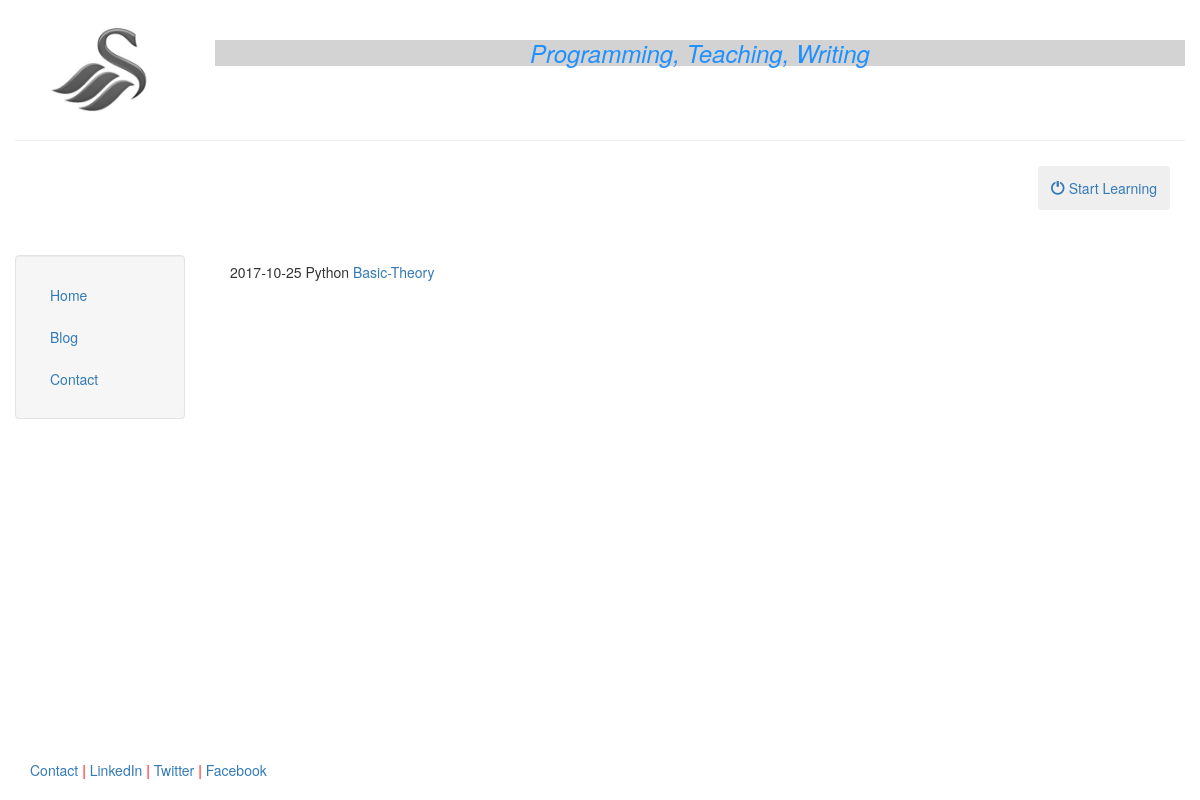
/learnit/python/, run on the app's committed database.
### learnit/models.py (models this page shows, shortened)
class Subs(models.Model):
    tech=models.CharField(max_length = 30)
    title = models.CharField(max_length = 140)
    body = models.TextField()
    date = models.DateTimeField()

### learnit/templates/learnit/learn.html
{% extends "sulom/header.html" %}
{% block content %}
	{% for post in object_list %}
		<h5>{{ post.date|date:"Y-m-d" }}   {{post.tech}}<a href="/learnit/{{post.id}}">    {{ post.title }}</a></h5>
	{% endfor %}
{% endblock %}

### sulom/templates/sulom/header.html (shortened to what this page needs)
<!DOCTYPE html>
<html lang="en">
<head>
	{% load staticfiles %}
	<link rel="stylesheet" href="{% static 'sulom/css/bootstrap.min.css' %}" type = "text/css"/>
</head>
<body style="background: url(http://pipeline-opportunities.com/wp-content/uploads/2014/06/wallpapers-fantasy-web-background-backgrounds-flight-landscapes-desktop-array-wallwuzz-hd-wallpaper-3762.jpg)">
	<div class="container-fluid" style="min-height:95%; ">
		<div class="row">
			  <div class="col-sm-2">
				  <br>
				  <center>
					<img src="{% static 'sulom/image/picture.jpg' %}" class="responsive-img" style='max-height:100px;' alt="face">
				  </center>
			  </div>
			  <div class="col-sm-10">
				  <br>
				  <center>
				  <h3 style="color:DodgerBlue;background-color: lightgray"><i>Programming, Teaching, Writing</i></h3>
				  </center>
			  </div>
		</div><hr>
	<div class = "btn-group btn-group-justified" align="right">
		<a href="/learnit/"><button type="button" class="btn btn-outline-primary my-2 my-sm-0" aria-label="Left Align" style="margin-top: 5px; margin-bottom: 		5px; height: 44px; margin-right: 15px">
		 <span class="glyphicon glyphicon-off" aria-hidden="true"></span> Start Learning
		</button></a>
	</div>
	<div class="row">
		  <div class="col-sm-2">
		  <br>
		  <br>
			<div class="well bs-sidebar" id="sidebar" style="background-color:#f6f6f6">
			  <ul class="nav nav-pills nav-stacked">
				<li><a href='/'>Home</a></li>
				<li><a href='/blog/'>Blog</a></li>
				<li><a href='/contact/'>Contact</a></li>
			  </ul>
			</div>
		  </div>
		  <div class="col-sm-10" >
			<div class='container-fluid'>
			<br><br>
			   <p class="p1">{% block content %}{% endblock %}
			</div>
		  </div>
		</div>
	</div>
	<footer>
		<div class="container-fluid" style='margin-left:15px'>
			<p class="p2"><a href="/contact/" target="self">Contact</a> | <a href="#" target="blank">LinkedIn</a> | <a href="https://twitter.com/sulomt123" target="blank">Twitter</a> | <a href="https://www.facebook.com/sulom.tulshibagwale" target="blank">Facebook</a></p>
		</div>
	</footer>
</body>
</html>

### sulom/templates/sulom/header.html (style rules this page uses)
html, body { height:100% }
p.p2 { color: red; }

### data on the page
Subs: date "2017-10-25", tech "Python", title "Basic-Theory"
